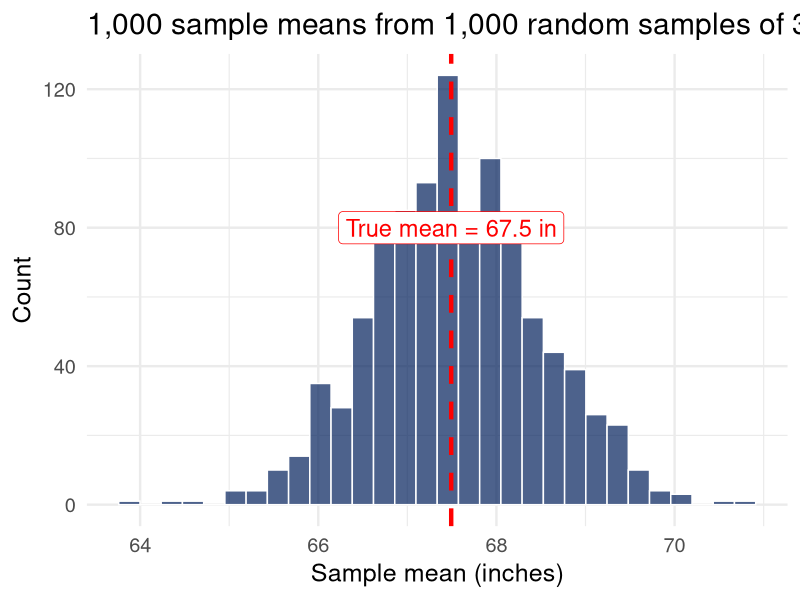
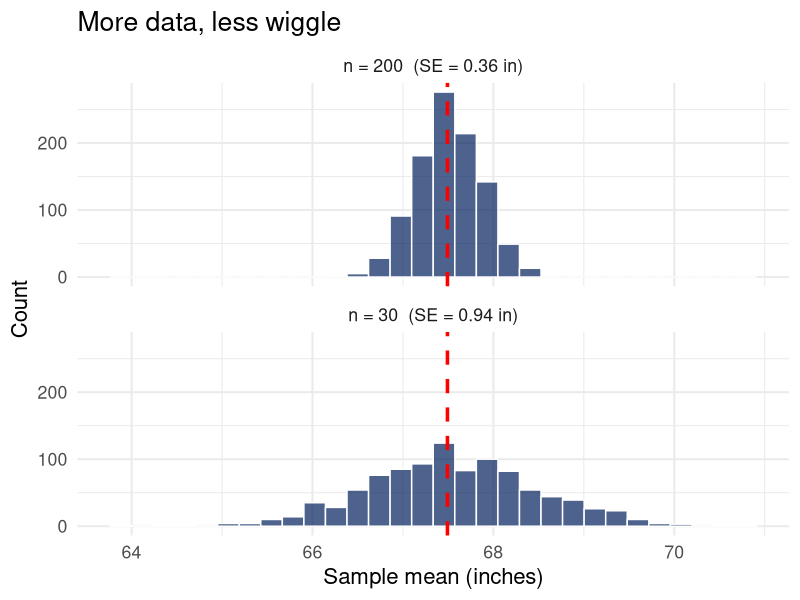
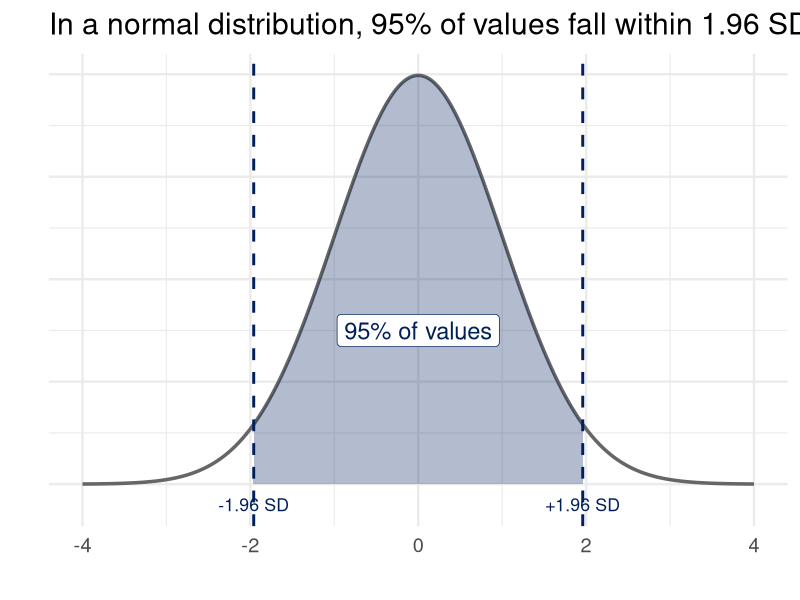
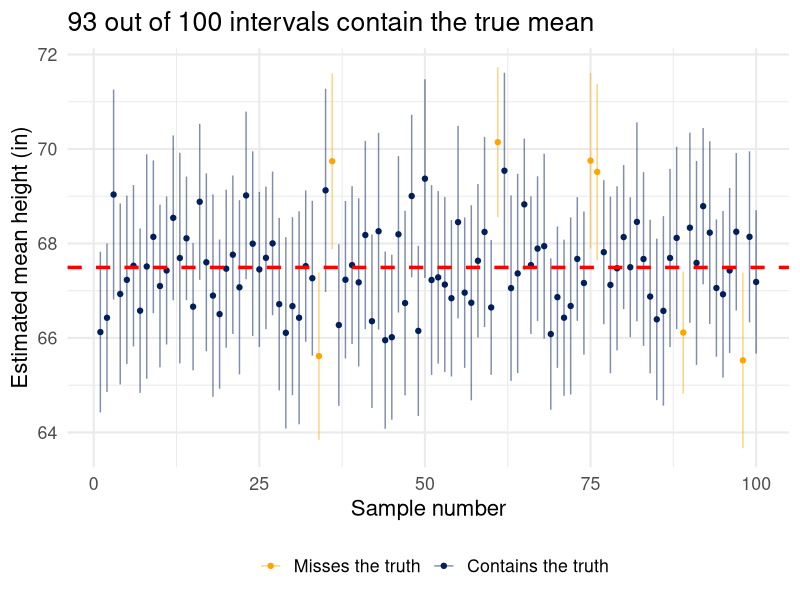
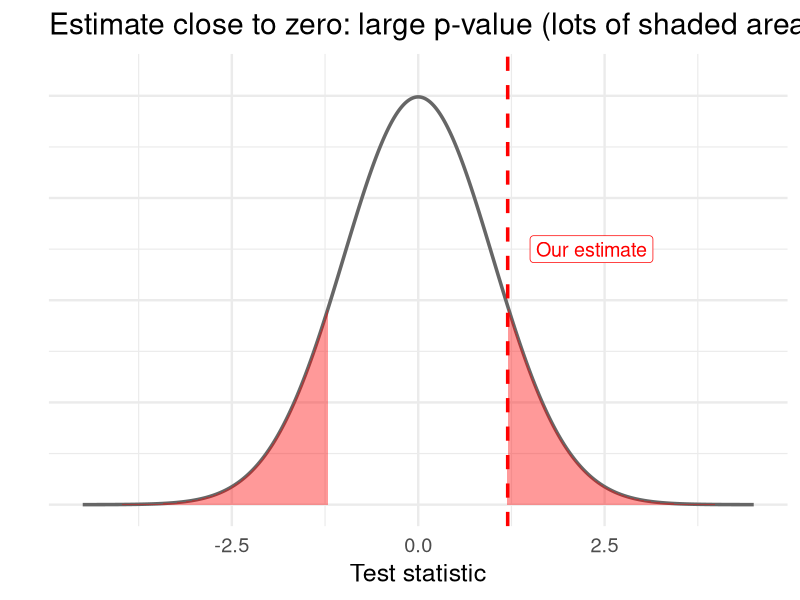
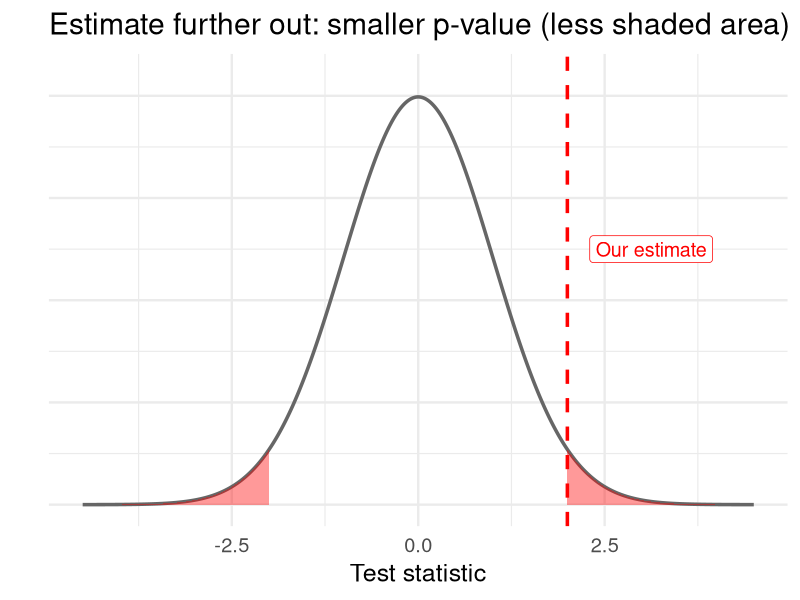
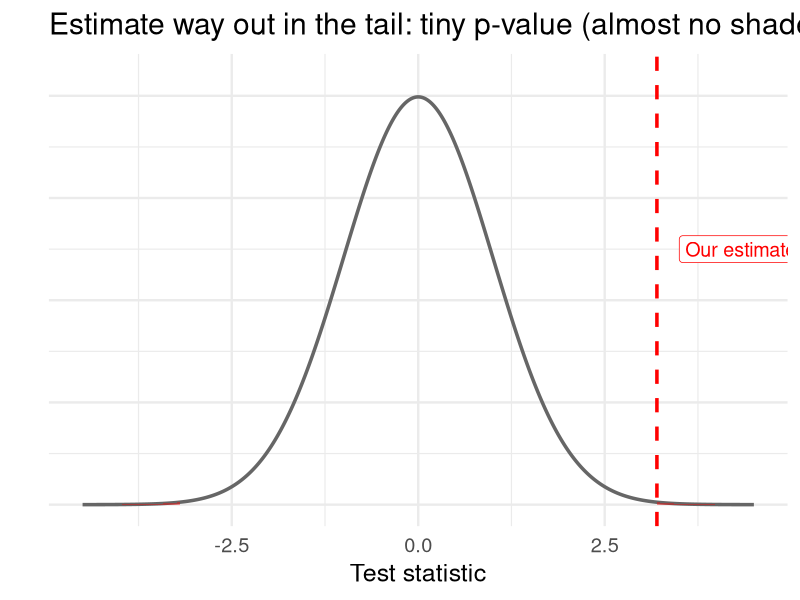

R code for these plots, in order:
## ---- chunk 1
#| echo: true
#| warning: false
#| code-fold: true
#| code-summary: "Show code"
library(ggplot2)
library(knitr)

set.seed(42)

# True population of Penn students
pop_size <- 25000
pop_height <- rnorm(pop_size, mean = 67.5, sd = 5)
true_mean <- mean(pop_height)

random_means <- round(sapply(1:4, function(i) mean(sample(pop_height, 30))), 1)

kable(
  data.frame(Sample = 1:4, `Sample Mean` = random_means,
             `True Mean` = round(true_mean, 1),
             `Off By` = random_means - round(true_mean, 1)),
  col.names = c("Sample", "Sample Mean (in)", "True Mean (in)", "Off By"),
  align = "cccc"
)
## ---- chunk 2
#| echo: true
#| warning: false
#| code-fold: true
#| code-summary: "Show code"

set.seed(42)
n_sims <- 1000
sample_means <- numeric(n_sims)

for (i in 1:n_sims) {
  sample_means[i] <- mean(sample(pop_height, 30))
}

ggplot(data.frame(means = sample_means), aes(x = means)) +
  geom_histogram(fill = "#011F5B", alpha = 0.7, bins = 30, color = "white") +
  geom_vline(xintercept = true_mean, color = "red", linewidth = 1.5, linetype = "dashed") +
  annotate("label", x = true_mean, y = 80,
           label = paste0("True mean = ", round(true_mean, 1), " in"),
           color = "red", size = 6) +
  labs(x = "Sample mean (inches)", y = "Count",
       title = "1,000 sample means from 1,000 random samples of 30") +
  theme_minimal(base_size = 18)
## ---- chunk 3
#| echo: true
#| warning: false
#| code-fold: true
#| code-summary: "Show code"

# Biased samples: people near the basketball court are taller
bball_means <- round(rnorm(3, mean = 73, sd = 0.8), 1)

kable(
  data.frame(Sample = 1:3, `Sample Mean` = bball_means,
             `True Mean` = round(true_mean, 1),
             `Off By` = bball_means - round(true_mean, 1)),
  col.names = c("Sample", "Sample Mean (in)", "True Mean (in)", "Off By"),
  align = "cccc"
)
## ---- chunk 4
#| echo: true
#| warning: false
#| code-fold: true
#| code-summary: "Show code"

set.seed(42)

means_30 <- replicate(1000, mean(sample(pop_height, 30)))
means_200 <- replicate(1000, mean(sample(pop_height, 200)))

compare <- rbind(
  data.frame(mean_height = means_30,
             sample = paste0("n = 30  (SE = ", round(sd(means_30), 2), " in)")),
  data.frame(mean_height = means_200,
             sample = paste0("n = 200  (SE = ", round(sd(means_200), 2), " in)"))
)

ggplot(compare, aes(x = mean_height)) +
  geom_histogram(fill = "#011F5B", alpha = 0.7, bins = 30, color = "white") +
  geom_vline(xintercept = true_mean, color = "red", linewidth = 1.2, linetype = "dashed") +
  facet_wrap(~sample, ncol = 1) +
  labs(x = "Sample mean (inches)", y = "Count",
       title = "More data, less wiggle") +
  theme_minimal(base_size = 16)
## ---- chunk 5
#| echo: false
#| warning: false

x_vals <- seq(-4, 4, 0.01)
y_vals <- dnorm(x_vals)
df_norm <- data.frame(x = x_vals, y = y_vals)

ggplot(df_norm, aes(x = x, y = y)) +
  geom_line(linewidth = 1.2, color = "grey40") +
  geom_area(data = subset(df_norm, x >= -1.96 & x <= 1.96),
            fill = "#011F5B", alpha = 0.3) +
  geom_vline(xintercept = c(-1.96, 1.96), color = "#011F5B",
             linewidth = 1, linetype = "dashed") +
  annotate("label", x = 0, y = 0.15,
           label = "95% of values", color = "#011F5B", size = 6) +
  annotate("text", x = -1.96, y = -0.02, label = "-1.96 SD",
           color = "#011F5B", size = 4.5) +
  annotate("text", x = 1.96, y = -0.02, label = "+1.96 SD",
           color = "#011F5B", size = 4.5) +
  labs(x = "", y = "",
       title = "In a normal distribution, 95% of values fall within 1.96 SDs of the center") +
  theme_minimal(base_size = 18) +
  theme(axis.text.y = element_blank())
## ---- chunk 6
#| echo: true
#| warning: false
#| code-fold: true
#| code-summary: "Show code"

set.seed(42)
n_sims <- 100
results <- data.frame(
  sim = 1:n_sims,
  mean_hat = numeric(n_sims),
  se = numeric(n_sims)
)

for (i in 1:n_sims) {
  s <- sample(pop_height, 30)
  results$mean_hat[i] <- mean(s)
  results$se[i] <- sd(s) / sqrt(30)
}

results$lower <- results$mean_hat - 1.96 * results$se
results$upper <- results$mean_hat + 1.96 * results$se
results$covers <- results$lower <= true_mean & results$upper >= true_mean
coverage <- round(mean(results$covers) * 100)

ggplot(results, aes(x = sim, y = mean_hat, color = covers)) +
  geom_point(size = 1.5) +
  geom_errorbar(aes(ymin = lower, ymax = upper), width = 0, alpha = 0.5) +
  geom_hline(yintercept = true_mean, color = "red", linewidth = 1.2, linetype = "dashed") +
  scale_color_manual(values = c("FALSE" = "orange", "TRUE" = "#011F5B"),
                     labels = c("Misses the truth", "Contains the truth")) +
  labs(x = "Sample number", y = "Estimated mean height (in)",
       title = paste0(coverage, " out of 100 intervals contain the true mean"),
       color = "") +
  theme_minimal(base_size = 16) +
  theme(legend.position = "bottom")
## ---- chunk 7
#| echo: false
#| warning: false

df_norm <- data.frame(x = seq(-4.5, 4.5, 0.01), y = dnorm(seq(-4.5, 4.5, 0.01)))

ggplot(df_norm, aes(x = x, y = y)) +
  geom_line(linewidth = 1.2, color = "grey40") +
  geom_area(data = subset(df_norm, x >= 1.2),
            fill = "red", alpha = 0.4) +
  geom_area(data = subset(df_norm, x <= -1.2),
            fill = "red", alpha = 0.4) +
  geom_vline(xintercept = 1.2, color = "red",
             linewidth = 1.2, linetype = "dashed") +
  annotate("label", x = 1.2 + 0.3, y = 0.25,
           label = "Our estimate", color = "red", size = 5, hjust = 0) +
  labs(x = "Test statistic", y = "",
       title = "Estimate close to zero: large p-value (lots of shaded area)") +
  theme_minimal(base_size = 18) +
  theme(axis.text.y = element_blank()) +
  coord_cartesian(ylim = c(0, 0.42))
## ---- chunk 8
#| echo: false
#| warning: false

ggplot(df_norm, aes(x = x, y = y)) +
  geom_line(linewidth = 1.2, color = "grey40") +
  geom_area(data = subset(df_norm, x >= 2.0),
            fill = "red", alpha = 0.4) +
  geom_area(data = subset(df_norm, x <= -2.0),
            fill = "red", alpha = 0.4) +
  geom_vline(xintercept = 2.0, color = "red",
             linewidth = 1.2, linetype = "dashed") +
  annotate("label", x = 2.0 + 0.3, y = 0.25,
           label = "Our estimate", color = "red", size = 5, hjust = 0) +
  labs(x = "Test statistic", y = "",
       title = "Estimate further out: smaller p-value (less shaded area)") +
  theme_minimal(base_size = 18) +
  theme(axis.text.y = element_blank()) +
  coord_cartesian(ylim = c(0, 0.42))
## ---- chunk 9
#| echo: false
#| warning: false

ggplot(df_norm, aes(x = x, y = y)) +
  geom_line(linewidth = 1.2, color = "grey40") +
  geom_area(data = subset(df_norm, x >= 3.2),
            fill = "red", alpha = 0.4) +
  geom_area(data = subset(df_norm, x <= -3.2),
            fill = "red", alpha = 0.4) +
  geom_vline(xintercept = 3.2, color = "red",
             linewidth = 1.2, linetype = "dashed") +
  annotate("label", x = 3.2 + 0.3, y = 0.25,
           label = "Our estimate", color = "red", size = 5, hjust = 0) +
  labs(x = "Test statistic", y = "",
       title = "Estimate way out in the tail: tiny p-value (almost no shaded area)") +
  theme_minimal(base_size = 18) +
  theme(axis.text.y = element_blank()) +
  coord_cartesian(ylim = c(0, 0.42))
## ---- chunk 10
#| echo: true
#| warning: false

options(scipen = 999)

set.seed(42)
tryout <- data.frame(
  height = round(sample(pop_height, 80), 1)
)
tryout$score <- 40 + 0.4 * tryout$height + rnorm(80, 0, 5)

model <- lm(score ~ height, data = tryout)
summary(model)
## ---- chunk 11
#| echo: true
#| warning: false

confint(model)
